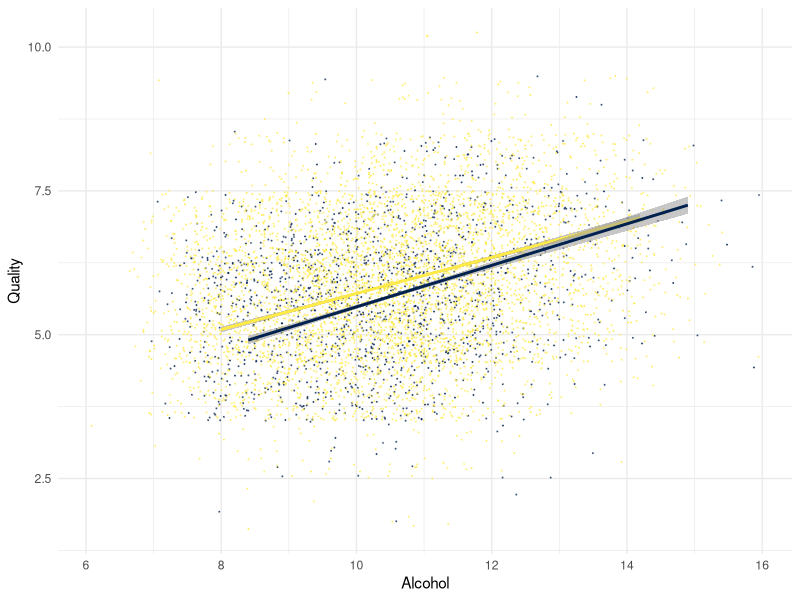
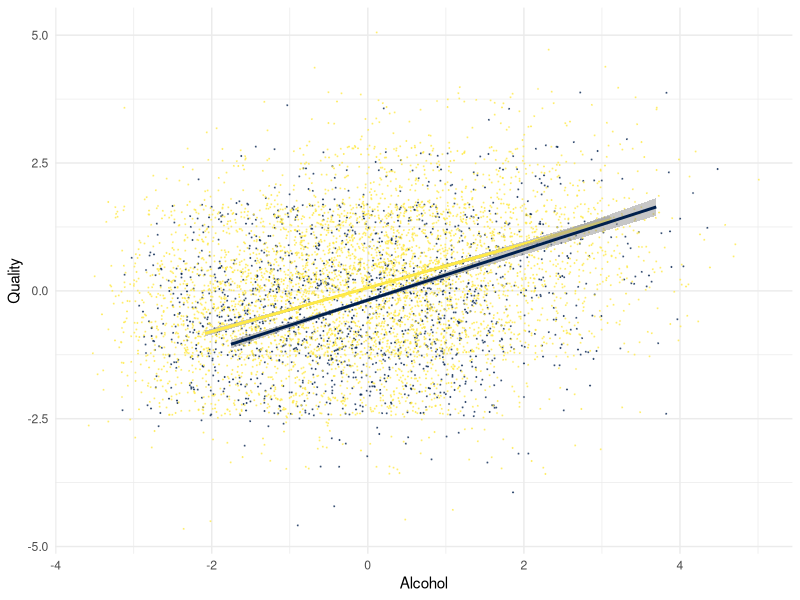

Recreate these plots in R, in order.
## ---- chunk 1
knitr::opts_chunk$set(comment = NA, 
                      fig.width = 6, 
                      fig.height = 6,
                      fig.align = 'center',
                      echo = FALSE, 
                      eval = FALSE, 
                      warning = FALSE)

options(digits = 3)

# Load packages
library(tidyverse)

# wine <- 
# wein %>%
#   rename("Quality" = "Qualität",
#          "Color" = "Farbe",
#          "Dissolved_Acid" = "Gelöste_Säure",
#          "Free_Acid" = "Freie_Säure",
#          "Citric_Acid" = "Citronensäure",
#          "Residual_Sugar" = "Restzucker",
#          "Chloride" = "Chloride",
#          "Free_Sulfur_Dioxide" = "Freie_Schwefeldioxide",
#          "Total_Sulfur_Dioxide" = "Gesamt_Schwefeldioxide",
#          "Density" = "Dichte",
#          "PH_Value" = "pH_Wert",
#          "Sulphate" = "Sulphate",
#          "Alcohol" = "Alkohol") %>%
#   mutate(Color = case_when(Color == 'weiss' ~ 'white',
#                              Color == 'rot' ~ 'red'))
# 
# write_csv(wine, '1_Data/wine.csv')

# generate english version

# Load packages
wine <- read_csv("1_Data/wine.csv") 
## ---- chunk 2
# Read in the data
wine <- read_csv(file = "1_Data/wine.csv")
## ---- chunk 3
# convert character to factor
wine <- wine %>% mutate_if(is.character, factor)
## ---- chunk 4
# Qualitiy vectors by color
white <- wine %>% filter(Color == 'white') %>% pull(Quality)
red <- wine %>% filter(Color == 'red') %>% pull(Quality)
## ---- chunk 5
# t-test
t.test(x = white, y = red)
## ---- chunk 6
# Regression
wine_lm <- lm(formula = Quality ~ Color, 
              data = wine)
## ---- chunk 7
# summary
summary(wine_lm)
## ---- chunk 8
# t-test
t.test(x = white, y = red, var.equal = TRUE)
## ---- chunk 9
# Kodierungen der Color
wine <- wine %>% mutate(Color_dummy = ifelse(Color == 'red', 0, 1),
                        Color_effect = ifelse(Color == 'red', -1, 1))
## ---- chunk 10
# Regression dummy
wine_dummy <- lm(formula = Quality ~ Color_dummy, 
                 data = wine)

# Regression effekt
wine_effect <- lm(formula = Quality ~ Color_effect, 
                  data = wine)
## ---- chunk 11
# Dummy-Kodierung
mean(red) # intercept
mean(white) - mean(red) # gewicht Color

# EffekKodierung
(mean(red) + mean(white))/2 # intercept
mean(white) - (mean(red) + mean(white))/2 # gewicht Color
## ---- chunk 12
# Regression dummy
summary(wine_dummy)

# Regression effekt
summary(wine_effect)
## ---- chunk 13
# Regression mit Interaktion
wine_lm <- lm(formula = Quality ~ Color * Alcohol, 
              data = wine)
## ---- chunk 14
# Visualisierung
ggplot(data = wine, 
       aes(x = Alcohol, y = Quality, col = Color, alpha = .01)) + 
  scale_color_manual(values = viridis::cividis(2)) + 
  geom_jitter(width=2,height=1.5,size=.1) + theme_minimal() + theme(legend.position = 'none') +
  geom_smooth(data = wine %>% filter(Color == 'white'), method = 'lm') + 
  geom_smooth(data = wine %>% filter(Color == 'red'), method = 'lm')

## ---- chunk 15
# Skalierungsfunktion
scale_it = function(x) (x - mean(x))/sd(x)

# Regression mit skalierten Prädiktoren
wine_lm <- lm(formula = Quality ~ Color * Alcohol, 
              data = wine %>% mutate_if(is.numeric, scale_it))
## ---- chunk 16
# Visualisierung
ggplot(data = wine %>% mutate_if(is.numeric, scale_it), 
       aes(x = Alcohol, y = Quality, col = Color, alpha = .01)) + 
  scale_color_manual(values = viridis::cividis(2))  +
  geom_jitter(width=2,height=1.5,size=.1) + theme_minimal() + theme(legend.position = 'none') +
  geom_smooth(data = wine %>% mutate_if(is.numeric, scale_it) %>% filter(Color == 'white'), method = 'lm') + 
  geom_smooth(data = wine %>% mutate_if(is.numeric, scale_it) %>% filter(Color == 'red'), method = 'lm')

